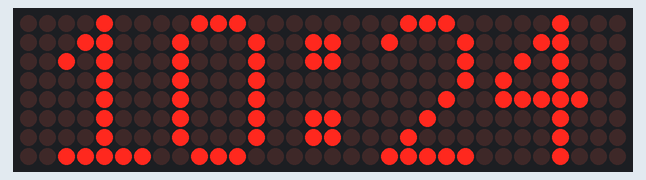
Bench run of a program on a simulated ESP8266 (NodeMCU). Shown: 32×8 LED matrix. WiFi joins after 1.5 s; servers stay silent unless stated; the local clock reads 2024-03-15 10:24:30 at power-on unless the program sets it; what the program prints to the serial monitor is not drawn.

Above: at 1.6 s.
At 30.6 s:
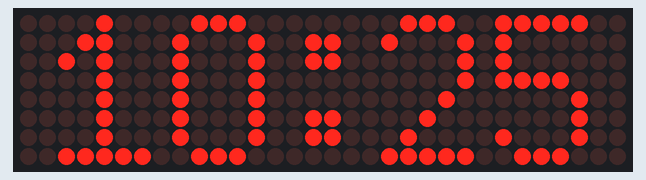
At 90.6 s:
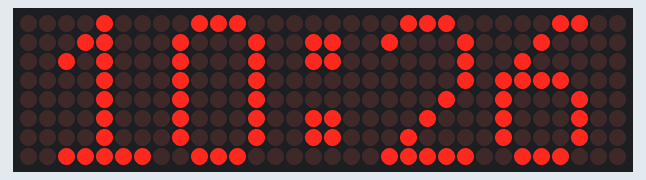

Measured:
- what the display in image 0 shows lasts 29.0 s, from 1.6 s to 30.6 s
- what the display in image 1 shows lasts 60.0 s, from 30.6 s to 90.6 s

The program:

main.cpp
```cpp
#include <ESP8266WiFi.h>

#include <time/ClockTime.h>
#include <wifi/ClockWifi.h>
#include <display/ClockDisplay.h>

boolean initialized = false;

void setup() {
  Serial.begin(9600);

  delay(10);

  initDisplay();

  initWifi();
  initTime();

  initialized = true;
}

int oldHours = 0;
int oldMinutes = 0;

void loop() {
  if (initialized) {
    int newHours = getHours();
    int newMinutes = getMinutes();

    if (newHours != oldHours || newMinutes != oldMinutes) {
      oldHours = newHours;
      oldMinutes = newMinutes;

      displayTime(newHours, newMinutes);
    }

    delay(500);
  }
}
```

ClockDisplay.cpp
```cpp
#include <LEDMatrixDriver.hpp>

const uint8_t LEDMATRIX_CS_PIN = 2;

const int LEDMATRIX_SEGMENTS = 4;
LEDMatrixDriver lmd(LEDMATRIX_SEGMENTS, LEDMATRIX_CS_PIN);

const int empty[8][5] = {
        {0, 0, 0, 0, 0},
        {0, 0, 0, 0, 0},
        {0, 0, 0, 0, 0},
        {0, 0, 0, 0, 0},
        {0, 0, 0, 0, 0},
        {0, 0, 0, 0, 0},
        {0, 0, 0, 0, 0},
        {0, 0, 0, 0, 0}
};

const int font[][8][5] = {
        {
                {0, 1, 1, 1, 0},
                {1, 0, 0, 0, 1},
                {1, 0, 0, 0, 1},
                {1, 0, 0, 0, 1},
                {1, 0, 0, 0, 1},
                {1, 0, 0, 0, 1},
                {1, 0, 0, 0, 1},
                {0, 1, 1, 1, 0}
        },
        {
                {0, 0, 1, 0, 0},
                {0, 1, 1, 0, 0},
                {1, 0, 1, 0, 0},
                {0, 0, 1, 0, 0},
                {0, 0, 1, 0, 0},
                {0, 0, 1, 0, 0},
                {0, 0, 1, 0, 0},
                {1, 1, 1, 1, 1}
        },
        {
                {0, 1, 1, 1, 0},
                {1, 0, 0, 0, 1},
                {0, 0, 0, 0, 1},
                {0, 0, 0, 0, 1},
                {0, 0, 0, 1, 0},
                {0, 0, 1, 0, 0},
                {0, 1, 0, 0, 0},
                {1, 1, 1, 1, 1}
        },
        {
                {0, 1, 1, 1, 0},
                {1, 0, 0, 0, 1},
                {0, 0, 0, 0, 1},
                {0, 0, 1, 1, 1},
                {0, 0, 0, 0, 1},
                {0, 0, 0, 0, 1},
                {1, 0, 0, 0, 1},
                {0, 1, 1, 1, 0}
        },
        {
                {0, 0, 0, 1, 0},
                {0, 0, 1, 1, 0},
                {0, 1, 0, 1, 0},
                {1, 0, 0, 1, 0},
                {1, 1, 1, 1, 1},
                {0, 0, 0, 1, 0},
                {0, 0, 0, 1, 0},
                {0, 0, 0, 1, 0}
        },
        {
                {1, 1, 1, 1, 1},
                {1, 0, 0, 0, 0},
                {1, 0, 0, 0, 0},
                {1, 1, 1, 1, 0},
                {0, 0, 0, 0, 1},
                {0, 0, 0, 0, 1},
                {1, 0, 0, 0, 1},
                {0, 1, 1, 1, 0}
        },
        {
                {0, 0, 0, 1, 1},
                {0, 0, 1, 0, 0},
                {0, 1, 0, 0, 0},
                {1, 1, 1, 1, 0},
                {1, 0, 0, 0, 1},
                {1, 0, 0, 0, 1},
                {1, 0, 0, 0, 1},
                {0, 1, 1, 1, 0}
        },
        {
                {1, 1, 1, 1, 1},
                {0, 0, 0, 0, 1},
                {0, 0, 0, 1, 0},
                {0, 0, 1, 0, 0},
                {0, 0, 1, 0, 0},
                {0, 0, 1, 0, 0},
                {0, 0, 1, 0, 0},
                {0, 0, 1, 0, 0}
        },
        {
                {0, 1, 1, 1, 0},
                {1, 0, 0, 0, 1},
                {1, 0, 0, 0, 1},
                {0, 1, 1, 1, 0},
                {1, 0, 0, 0, 1},
                {1, 0, 0, 0, 1},
                {1, 0, 0, 0, 1},
                {0, 1, 1, 1, 0}
        },
        {
                {0, 1, 1, 1, 0},
                {1, 0, 0, 0, 1},
                {1, 0, 0, 0, 1},
                {0, 1, 1, 1, 1},
                {0, 0, 0, 0, 1},
                {0, 0, 0, 0, 1},
                {1, 0, 0, 0, 1},
                {0, 1, 1, 1, 0}
        }
};

void initDisplay() {
  lmd.setEnabled(true);
  lmd.setIntensity(0);
  lmd.clear();
  lmd.display();
}


void display1(int value) {
  for (int y = 0; y < 8; y++) {
    for (int x = 0; x < 8; x++) {
      if (x > 1 && x < 7) {
        lmd.setPixel(x, y, (value > 0 ? font[value] : empty)[y][x - 2]);
      } else {
        lmd.setPixel(x, y, false);
      }
    }
  }
}

void display2(int value) {
  for (int y = 0; y < 8; y++) {
    for (int x = 0; x < 8; x++) {
      if (x < 5) {
        lmd.setPixel(x + 8, y, font[value][y][x]);
      } else {
        lmd.setPixel(x + 8, y, x == 7 && (y == 1 || y == 2 || y == 5 || y == 6));
      }
    }
  }
}

void display3(int value) {
  for (int y = 0; y < 8; y++) {
    for (int x = 0; x < 8; x++) {
      if (x > 2) {
        lmd.setPixel(x + 16, y, font[value][y][x - 3]);
      } else {
        lmd.setPixel(x + 16, y, x == 0 && (y == 1 || y == 2 || y == 5 || y == 6));
      }
    }
  }
}

void display4(int value) {
  for (int y = 0; y < 8; y++) {
    for (int x = 0; x < 8; x++) {
      if (x > 0 && x < 6) {
        lmd.setPixel(x + 24, y, font[value][y][x - 1]);
      } else {
        lmd.setPixel(x + 24, y, false);
      }
    }
  }
}

void displayTime(int hours, int minutes) {
  display1(hours / 10);
  display2( hours % 10);
  display3(minutes / 10);
  display4(minutes % 10);
  lmd.display();
}
```

ClockDisplay.h
```cpp
#ifndef CLOCK_CLOCKDISPLAY_H
#define CLOCK_CLOCKDISPLAY_H

void initDisplay();
void displayTime(int hours, int minutes);

#endif //CLOCK_CLOCKDISPLAY_H
```

ClockTime.cpp
```cpp
//
// Created by sylvain on 4/4/20.
//

#include "ClockTime.h"

#include <Timezone.h>
#include <ESP8266WiFi.h>
#include <WiFiUdp.h>

const char *ntpServerName = "pool.ntp.org";
const int NTP_PACKET_SIZE = 48;

byte packetBuffer[NTP_PACKET_SIZE];

WiFiUDP udp;

TimeChangeRule CEST = {"CEST", Last, Sun, Mar, 2, 120};     // Central European Summer Time
TimeChangeRule CET = {"CET ", Last, Sun, Oct, 3, 60};       // Central European Standard Time
Timezone CE(CEST, CET);

boolean isTimeSet() {
  return timeStatus() != timeNotSet;
}

int getHours() {
  return isTimeSet() ? hour() : 0;
}

int getMinutes() {
  return isTimeSet() ? minute() : 0;
}

void sendNTPPacket(IPAddress &address) {
  // set all bytes in the buffer to 0
  memset(packetBuffer, 0, NTP_PACKET_SIZE);
  // Initialize values needed to form NTP request
  // (see URL above for details on the packets)
  packetBuffer[0] = 0b11100011;   // LI, Version, Mode
  packetBuffer[1] = 0;     // Stratum, or type of clock
  packetBuffer[2] = 6;     // Polling Interval
  packetBuffer[3] = 0xEC;  // Peer Clock Precision
  // 8 bytes of zero for Root Delay & Root Dispersion
  packetBuffer[12] = 49;
  packetBuffer[13] = 0x4E;
  packetBuffer[14] = 49;
  packetBuffer[15] = 52;
  // all NTP fields have been given values, now
  // you can send a packet requesting a timestamp:
  udp.beginPacket(address, 123); //NTP requests are to port 123
  udp.write(packetBuffer, NTP_PACKET_SIZE);
  udp.endPacket();
}

time_t getNtpTime() {
  IPAddress ntpServerIP; // NTP server's ip address

  while (udp.parsePacket() > 0); // discard any previously received packets
  Serial.println("Transmit NTP Request");
  // get a random server from the pool
  WiFi.hostByName(ntpServerName, ntpServerIP);
  Serial.print(ntpServerName);
  Serial.print(": ");
  Serial.println(ntpServerIP);
  sendNTPPacket(ntpServerIP);
  uint32_t beginWait = millis();
  while (millis() - beginWait < 1500) {
    int size = udp.parsePacket();
    if (size >= NTP_PACKET_SIZE) {
      Serial.println("Receive NTP Response");
      udp.read(packetBuffer, NTP_PACKET_SIZE);  // read packet into the buffer
      unsigned long secsSince1900;
      // convert four bytes starting at location 40 to a long integer
      secsSince1900 = (unsigned long) packetBuffer[40] << 24;
      secsSince1900 |= (unsigned long) packetBuffer[41] << 16;
      secsSince1900 |= (unsigned long) packetBuffer[42] << 8;
      secsSince1900 |= (unsigned long) packetBuffer[43];

      return CE.toLocal(secsSince1900 - 2208988800UL);
    }
  }
  Serial.println("No NTP Response :-(");
  return 0; // return 0 if unable to get the time
}

void initTime() {
  udp.begin(8888);
  setSyncProvider(getNtpTime);
  setSyncInterval(3000);
}
```

ClockTime.h
```cpp
#ifndef CLOCK_CLOCKTIME_H
#define CLOCK_CLOCKTIME_H

void initTime();
int getHours();
int getMinutes();

#endif //CLOCK_CLOCKTIME_H
```

ClockWifi.cpp
```cpp
#include "ClockWifi.h"
#include <ESP8266WiFi.h>

void initWifi() {
  Serial.println('\n');

  WiFi.begin(WIFI_SSID, WIFI_PASSWORD);
  Serial.print("Connecting to ");
  Serial.print(WIFI_SSID);
  Serial.println("...");

  while (WiFi.status() != WL_CONNECTED) {
    delay(500);
    Serial.print(".");
  }

  Serial.println('\n');
  Serial.println("Connection established!");
  Serial.print("IP address:\t");
  Serial.println(WiFi.localIP());
}
```

ClockWifi.h
```cpp
#ifndef CLOCK_CLOCKWIFI_H
#define CLOCK_CLOCKWIFI_H

#define WIFI_SSID ""
#define WIFI_PASSWORD ""

void initWifi();

#endif //CLOCK_CLOCKWIFI_H
```
